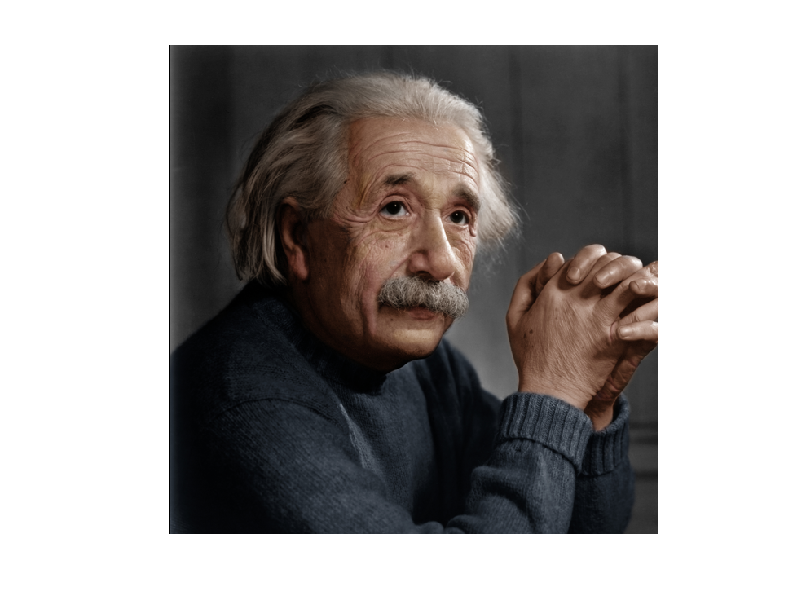

Write MATLAB code to recreate this figure. (Note: this script raises an error after producing the figure.)
clear all;clc; close all; warning off;
addpath Data_Source
addpath TensorRing
addpath tensorlab
filename = 'Result_Einstein';
mkdir(filename);
%% Original Data
load('Einstein.mat');
figure()
imshow(Data);
saveas(gcf, strcat(filename,'/Einstein_FullObserve.pdf'));
Data = double(Data);

%% Randomsampling Missing Entries
ObserveRatio = 0.1;
Data_Size = size(Data);
Omega = zeros(Data_Size);
Omega(randsample(prod(Data_Size), ObserveRatio*prod(Data_Size))) = 1;
Data_Missing = reshape(T2V(Data).* T2V(Omega), Data_Size);
figure()
imshow(uint8(Data_Missing));
saveas(gcf, strcat(filename,['/Einstein_ObservingRate' num2str(ObserveRatio) '.pdf']));

%% Complete Missing Data By TR
% TR Parameter
Reshape_Dim   = [6,10,10,6,10,10,3];
r = 2;
para_TR.max_tot = 10^-4;   
para_TR.max_iter= 300;     
para_TR.disp = 1;
para_TR.r = ones(length(Reshape_Dim), 1) * r;   % Tensor Ring Rank
%para_TR.r(end)=1; % if TT

% TR Completion
Utr = Completion_TR(reshape(Data_Missing, Reshape_Dim), reshape(Omega, Reshape_Dim), para_TR);
Data_Recover_TR = reshape(Ui2U(Utr), Data_Size);
% Plot recovered images
figure()
imshow(uint8(Data_Recover_TR));
saveas(gcf, strcat(filename,['/Einstein_Completion(TR)Rank' num2str(r) 'Err' num2str(norm(T2V(Data_Recover_TR-Data))/norm(T2V(Data))) '.pdf']));
